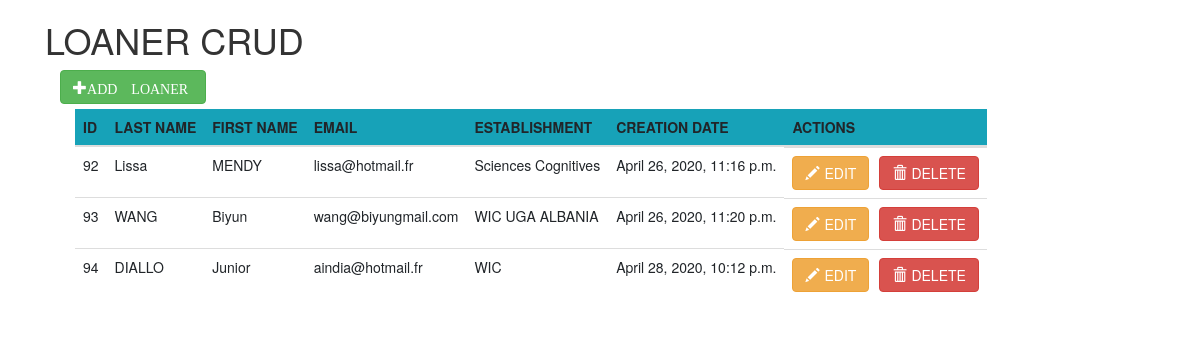
Page /LoanerView on the earlier database version.
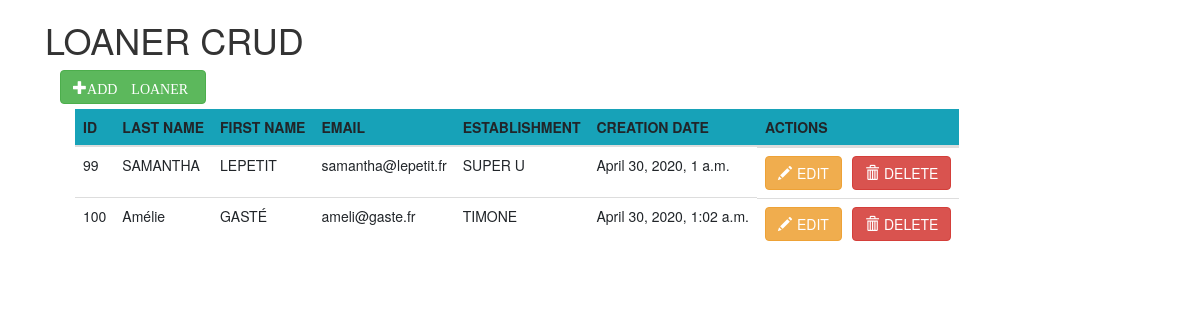
Same page on the later database version.
### siteWeb/models.py (models this page shows, shortened)
class Loaner(models.Model):
    last_name = models.CharField(max_length=255)
    first_name = models.CharField(max_length=255)
    email = models.EmailField(max_length=255, unique=True)
    establishment = models.CharField(max_length=250)
    creation_date = models.DateTimeField(auto_now_add=True)

### siteWeb/crudAjaxLoanerViews.py (the view)
# urls.py: path('LoanerView', LoanerView.as_view(), name='LoanerView'),
class LoanerView(TemplateView):
    template_name = 'siteWeb/loaner/ajaxCrudLoaner.html'
    def get_context_data(self, **kwargs):
        context = super().get_context_data(**kwargs)
        context['loaners'] = Loaner.objects.all()
        return context

### siteWeb/templates/siteWeb/loaner/ajaxCrudLoaner.html (shortened to what this page needs)
{% extends 'siteWeb/loaner/base.html' %}
{% load static %}
{% block content %}
<div class="container">
    <h1>LOANER CRUD</h1>
    <div class="container">
        <button class="btn btn-success add-form offset-12">
            <span class="glyphicon glyphicon-plus mr-2">ADD LOANER</span>
        </button>
        <table id="loanerTable" class="table container-fluid table-responsive mt-2">
            <thead class="bg-info">
                <th scope="row">ID</th>
                <th scope="col">LAST NAME</th>
                <th scope="col">FIRST NAME</th>
                <th scope="col">EMAIL</th>
                <th scope="col">ESTABLISHMENT</th>
                <th scope="col">CREATION DATE</th>
                <th scope="col">ACTIONS</th>
            </thead>
            {% for loaner in loaners %}
            <tr id="loaner-{{loaner.id}}">
                <td>{{loaner.id}}</td>
                <td class="loanerLast_name loanerData" name="last_name">{{loaner.last_name}}</td>
                <td class="loanerFirst_name loanerData" name="first_name">{{loaner.first_name}}</td>
                <td class="loanerEmail loanerData" name="email">{{loaner.email}}</td>
                <td class="loanerEstablishment loanerData" name="establishment">{{loaner.establishment}}</td>
                <td class="loanerCreation_date loanerData" name="creation_date">{{loaner.creation_date}}</td>
                <td class="d-flex">
                    <button class="btn btn-warning edit-form mr-2" onClick="editLoaner({{loaner.id}})">
                        <span class="glyphicon glyphicon-pencil mr-2"></span>EDIT
                    </button>
                    <button class="btn btn-danger ml-2" onClick="deleteLoaner({{loaner.id}})">
                        <span class="glyphicon glyphicon-trash mr-2"></span>DELETE
                    </button>
                </td>
            </tr>
            {% endfor %}
        </table>
    </div>
</div>
{% endblock %}

Differences in the rows shown:
removed Loaner: id "92", last_name "Lissa", first_name "MENDY", email "lissa@hotmail.fr", establishment "Sciences Cognitives", creation_date "April 26, 2020, 11:16 p.m."
removed Loaner: id "93", last_name "WANG", first_name "Biyun", email "wang@biyungmail.com", establishment "WIC UGA ALBANIA", creation_date "April 26, 2020, 11:20 p.m."
removed Loaner: id "94", last_name "DIALLO", first_name "Junior", email "aindia@hotmail.fr", establishment "WIC", creation_date "April 28, 2020, 10:12 p.m."
added Loaner: id "99", last_name "SAMANTHA", first_name "LEPETIT", email "samantha@lepetit.fr", establishment "SUPER U", creation_date "April 30, 2020, 1 a.m."
added Loaner: id "100", last_name "Amélie", first_name "GASTÉ", email "ameli@gaste.fr", establishment "TIMONE", creation_date "April 30, 2020, 1:02 a.m."
